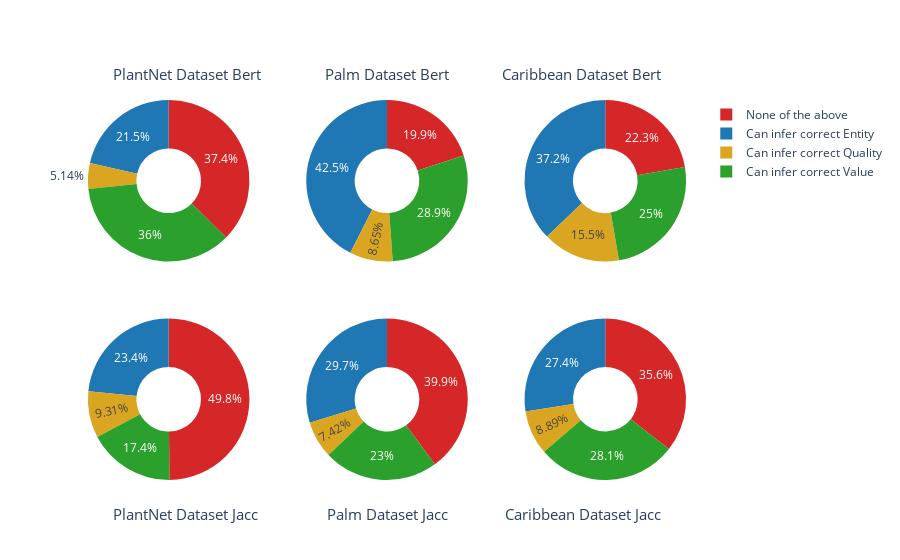

This figure's notebook cell:
### Code cell
# Create subplots: use 'domain' type for Pie subplot
fig = make_subplots(rows=2, cols=3, specs=[[{'type':'domain'}, {'type':'domain'}, {'type':'domain'}],
                                           [{'type':'domain'}, {'type':'domain'}, {'type':'domain'}]])

# Add pie charts to each subplot
for i, sim in enumerate(df["SIM"].unique()):
    for j, dataset in enumerate(df["Dataset"].unique()):
        df_sub = df[(df["SIM"] == sim) & (df["Dataset"] == dataset)]
        fig.add_trace(go.Pie(labels=labels, 
                             values=df_sub.groupby("Result").count().loc[labels, 'Species'].values,
                             name=sim + ' ' + dataset,
                             sort=False,
                             marker_colors=colors),
                      i+1, j+1)

# Use `hole` to create a donut-like pie chart
fig.update_traces(hole=.4, hoverinfo="label+percent+name")

fig.update_layout(
    # title_text="Trait Annotation",
    # Add annotations in the center of the donut pies.
    annotations=[dict(text='PlantNet Dataset Bert',  x=0.050, y=1.1, font_size=15, showarrow=False),
                 dict(text='Palm Dataset Bert',      x=0.500, y=1.1, font_size=15, showarrow=False),
                 dict(text='Caribbean Dataset Bert', x=0.950, y=1.1, font_size=15, showarrow=False),
                 dict(text='PlantNet Dataset Jacc',  x=0.050, y=-0.12, font_size=15, showarrow=False),
                 dict(text='Palm Dataset Jacc',      x=0.500, y=-0.12, font_size=15, showarrow=False),
                 dict(text='Caribbean Dataset Jacc', x=0.950, y=-0.12, font_size=15, showarrow=False)]
)

fig.show()

folder_figures = "../../../reports/figures/"
file_name = "PxPlot_HTML_SurveysPerDatasetPerSimilarity.html"
fig.write_html(F"{folder_figures}{file_name}")
file_name = "PxPlot_PDF_SurveysPerDatasetPerSimilarity.pdf"
fig.write_image(F"{folder_figures}{file_name}")

### Figure 1 — Plotly figure (JSON) as saved in the notebook; plotly's stock layout.template omitted (floating-point values rounded to 4 significant figures)
{"data": [{"domain": {"x": [0, 0.2889], "y": [0.575, 1]}, "hole": 0.4, "hoverinfo": "label+percent+name", "labels": ["None of the above", "Can infer correct Entity", "Can infer correct Quality", "Can infer correct Value"], "marker": {"colors": ["#d62728", "#1f77b4", "goldenrod", "#2ca02c"]}, "name": "Jacc PlantNet", "sort": false, "type": "pie", "values": [80, 46, 11, 77]}, {"domain": {"x": [0.3556, 0.6444], "y": [0.575, 1]}, "hole": 0.4, "hoverinfo": "label+percent+name", "labels": ["None of the above", "Can infer correct Entity", "Can infer correct Quality", "Can infer correct Value"], "marker": {"colors": ["#d62728", "#1f77b4", "goldenrod", "#2ca02c"]}, "name": "Jacc Caribbean", "sort": false, "type": "pie", "values": [53, 113, 23, 77]}, {"domain": {"x": [0.7111, 1], "y": [0.575, 1]}, "hole": 0.4, "hoverinfo": "label+percent+name", "labels": ["None of the above", "Can infer correct Entity", "Can infer correct Quality", "Can infer correct Value"], "marker": {"colors": ["#d62728", "#1f77b4", "goldenrod", "#2ca02c"]}, "name": "Jacc Palm", "sort": false, "type": "pie", "values": [33, 55, 23, 37]}, {"domain": {"x": [0, 0.2889], "y": [0, 0.425]}, "hole": 0.4, "hoverinfo": "label+percent+name", "labels": ["None of the above", "Can infer correct Entity", "Can infer correct Quality", "Can infer correct Value"], "marker": {"colors": ["#d62728", "#1f77b4", "goldenrod", "#2ca02c"]}, "name": "Bert PlantNet", "sort": false, "type": "pie", "values": [166, 78, 31, 58]}, {"domain": {"x": [0.3556, 0.6444], "y": [0, 0.425]}, "hole": 0.4, "hoverinfo": "label+percent+name", "labels": ["None of the above", "Can infer correct Entity", "Can infer correct Quality", "Can infer correct Value"], "marker": {"colors": ["#d62728", "#1f77b4", "goldenrod", "#2ca02c"]}, "name": "Bert Caribbean", "sort": false, "type": "pie", "values": [113, 84, 21, 65]}, {"domain": {"x": [0.7111, 1], "y": [0, 0.425]}, "hole": 0.4, "hoverinfo": "label+percent+name", "labels": ["None of the above", "Can infer correct Entity", "Can infer correct Quality", "Can infer correct Value"], "marker": {"colors": ["#d62728", "#1f77b4", "goldenrod", "#2ca02c"]}, "name": "Bert Palm", "sort": false, "type": "pie", "values": [48, 37, 12, 38]}], "layout": {"annotations": [{"font": {"size": 15}, "showarrow": false, "text": "PlantNet Dataset Bert", "x": 0.05, "y": 1.1}, {"font": {"size": 15}, "showarrow": false, "text": "Palm Dataset Bert", "x": 0.5, "y": 1.1}, {"font": {"size": 15}, "showarrow": false, "text": "Caribbean Dataset Bert", "x": 0.95, "y": 1.1}, {"font": {"size": 15}, "showarrow": false, "text": "PlantNet Dataset Jacc", "x": 0.05, "y": -0.12}, {"font": {"size": 15}, "showarrow": false, "text": "Palm Dataset Jacc", "x": 0.5, "y": -0.12}, {"font": {"size": 15}, "showarrow": false, "text": "Caribbean Dataset Jacc", "x": 0.95, "y": -0.12}]}}
